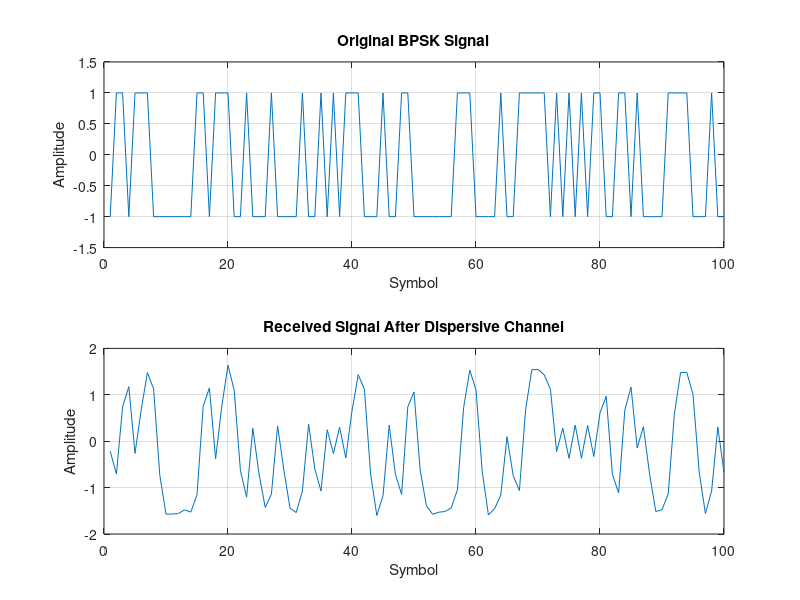
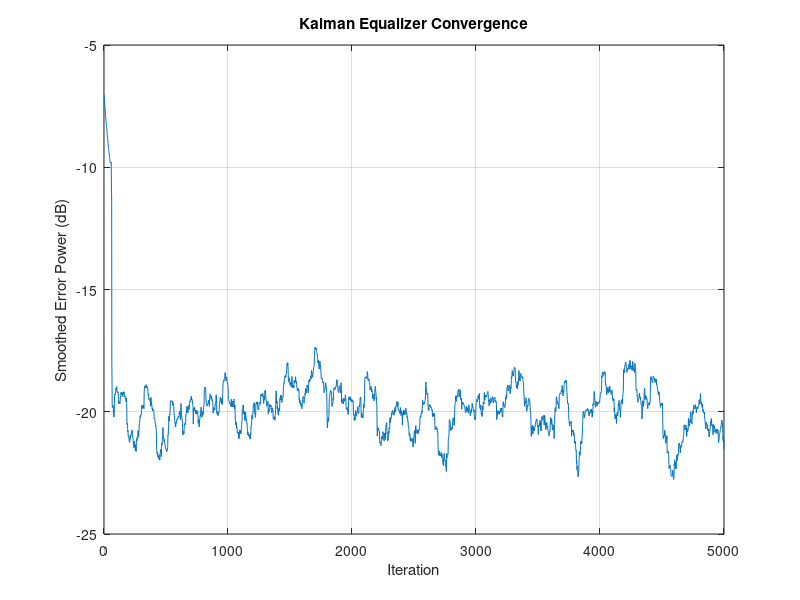
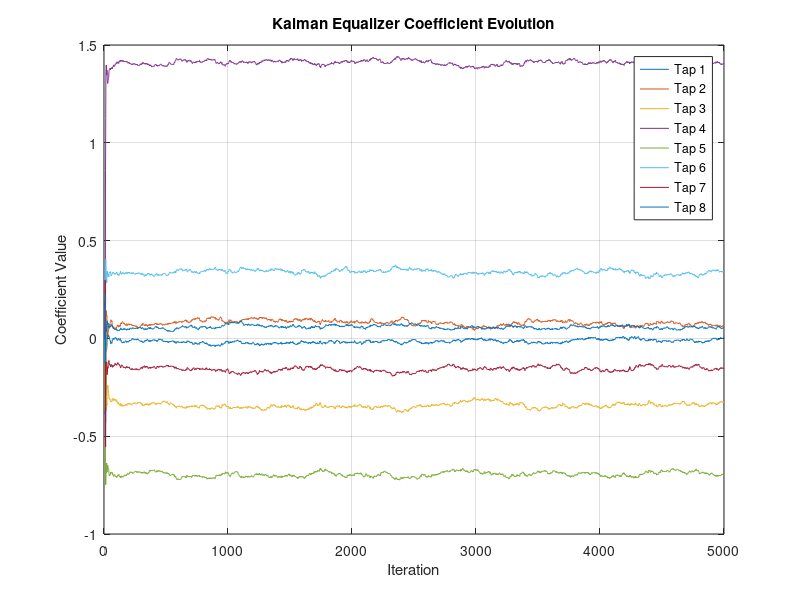
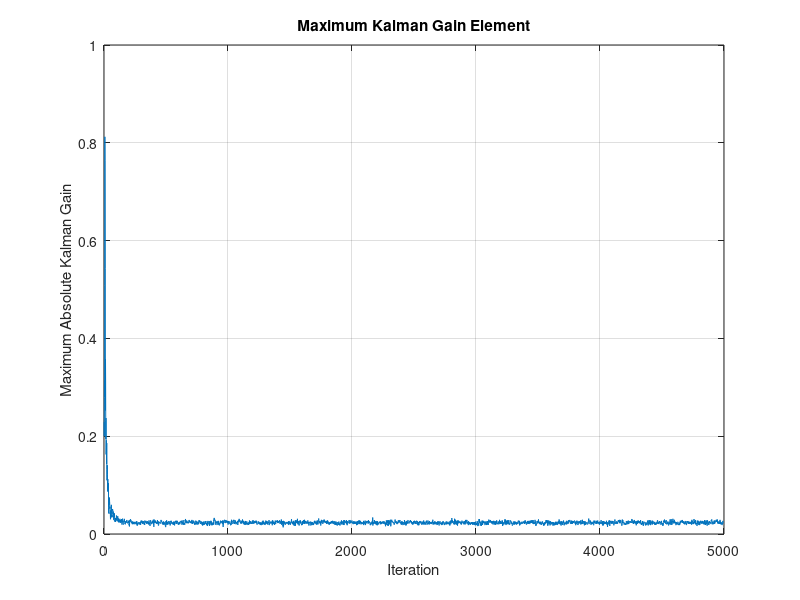

Reproduce these figures in MATLAB, in order.
% ------------------------------------------------------------------------
% Authors: Aaron L. Beverlin, James L. Breithaupt, Matthew F. Milano
% Date: 7/29/26
% Course: EE 553 - Topics in Digital Signal Processing
% Assignment: Midterm Project 2
% Topic: Kalman Filter Applications in Adaptive Equalization 
%        for High-Speed Channels
% Topic Focus: Restoring optical signals that undergo distortion effects
%              caused by fiber optics using adaptive equalization
%              and Kalman Filtering.
% ------------------------------------------------------------------------

clearvars;
clc;
close all;

%% System parameters
N = 5000;                 % Number of transmitted symbols
SNR = 25;                 % Channel SNR in dB
h = [0.2 0.9 0.4];        % Dispersive ISI channel impulse response
L = 8;                    % Number of adaptive equalizer taps
delay = 4;                % Equalizer decision delay

%% Binary Phase Shift Keying (BPSK) signal generation
% bit 0 -> -1
% bit 1 -> +1
bits = randi([0 1], N, 1);
x = 2*bits - 1;

% Channel model (Fiber channel with inter-symbol interference (ISI))
channel_output = filter(h, 1, x);

% Additive White Gaussian Noise (AWGN)
r = awgn(channel_output, SNR, 'measured');

%% Estimate channel noise variance
signalPower = mean(channel_output.^2);
noiseVariance = signalPower / (10^(SNR/10));

%% Kalman equalizer initialization

% State vector:
w = zeros(L, 1);

% State transition matrix
% The equalizer coefficients are assumed to change slowly.
F = eye(L);

% Initial state-estimation covariance
P = 10 * eye(L);

% Process-noise covariance
% Increasing this allows the equalizer to track faster channel changes.
% Q = 1e-4 * eye(L);
% Q = 1e-5 * eye(L);
Q = 1e-6 * eye(L);

% Measurement-noise covariance
R = max(noiseVariance, 1e-8);

% Identity matrix used in covariance update
I_L = eye(L);

%% Storage variables
y = zeros(N, 1);          % Equalizer output
e = zeros(N, 1);          % Kalman innovation/error
w_values = zeros(L, N);   % Equalizer coefficient history
P_trace = zeros(N, 1);    % Total coefficient uncertainty
gainMax = zeros(N, 1);    % Kalman gain maximum

%% Kalman adaptive equalization
for n = max(L, delay + 1):N

    % Most recent received samples
    u = r(n:-1:n-L+1);

    % Measurement matrix
    %
    % d(n) = H*w(n) + measurement noise
    H = u.';

    %% Prediction step

    % Predict equalizer coefficients
    w_predicted = F * w;

    % Predict coefficient covariance
    P_predicted = F * P * F.' + Q;

    %% Equalizer output

    % Output using predicted equalizer coefficients
    y(n) = H * w_predicted;

    % Known desired BPSK symbol
    d = x(n-delay);

    % Innovation or prediction error
    e(n) = d - y(n);

    %% Measurement update

    % Innovation covariance
    innovationVariance = H * P_predicted * H.' + R;

    % Kalman gain
    K = (P_predicted * H.') / innovationVariance;

    % Store Kalman gain magnitude
    gainMax(n) = max(abs(K));

    % Update equalizer tap coefficients
    w = w_predicted + K * e(n);

    % Covariance update
    covarianceUpdate = I_L - K * H;

    P = covarianceUpdate * P_predicted * covarianceUpdate.' ...
        + K * R * K.';

    % Remove small numerical asymmetry
    P = (P + P.') / 2;

    % Store results
    w_values(:, n) = w;
    P_trace(n) = trace(P);

end

%% Symbol detection and analysis

% Decisions before equalization
received = ones(size(r));
received(r < 0) = -1;

% Decisions after equalization
detected = ones(size(y));
detected(y < 0) = -1;


% BER calculation
start_idx = 1000;      % Ignore adaptation period

% The dominant channel coefficient is h(2), which introduces a
% one-symbol channel delay.
[~, dominantTap] = max(abs(h));
channelDelay = dominantTap - 1;

% BER before equalization
receivedComparison = received(start_idx:end);
originalBefore = x(start_idx-channelDelay:end-channelDelay);

numErr_Before = sum(receivedComparison ~= originalBefore);
BER_Before = numErr_Before / length(receivedComparison);

% BER after equalization
detectedComparison = detected(start_idx:end);
originalAfter = x(start_idx-delay:end-delay);

numErr_After = sum(detectedComparison ~= originalAfter);
BER_After = numErr_After / length(detectedComparison);

fprintf('Bit Errors Before = %d\n', numErr_Before);
fprintf('BER Before Equalization = %.6f\n', BER_Before);

fprintf('Bit Errors After = %d\n', numErr_After);
fprintf('BER After Equalization = %.6f\n', BER_After);

fprintf('\nFinal equalizer coefficients:\n');
disp(w.');

%% Plotting
% Plot 1: Original and received signals
figure(1);

subplot(2,1,1);
plot(x(1:100));
title('Original BPSK Signal');
xlabel('Symbol');
ylabel('Amplitude');
ylim([-1.5 1.5]);
grid on;

subplot(2,1,2);
plot(r(1:100));
title('Received Signal After Dispersive Channel');
xlabel('Symbol');
ylabel('Amplitude');
grid on;

% Plot 2: Kalman convergence
figure(2);

mse_smooth = movmean(e.^2, 100);
plot(10*log10(mse_smooth + eps));
title('Kalman Equalizer Convergence');
xlabel('Iteration');
ylabel('Smoothed Error Power (dB)');
grid on;

% Plot 3: Equalizer coefficients over time
figure(3);

plot(w_values.');
title('Kalman Equalizer Coefficient Evolution');
xlabel('Iteration');
ylabel('Coefficient Value');
grid on;

legend('Tap 1', 'Tap 2', 'Tap 3', 'Tap 4', ...
       'Tap 5', 'Tap 6', 'Tap 7', 'Tap 8', ...
       'Location', 'best');

% Plot 4: Maximum absolute Kalman gain vs. iteration
figure(4);

plot(gainMax(max(L, delay+1):end));
title('Maximum Kalman Gain Element');
xlabel('Iteration');
ylabel('Maximum Absolute Kalman Gain');
grid on;

% Plot 5: Received and equalized signals
figure(5);

subplot(2,1,1);
plot(r(1:200));
title('Received Signal');
xlabel('Symbol');
ylabel('Amplitude');
grid on;

subplot(2,1,2);
plot(y(1:200));
title('Kalman Equalized Signal');
xlabel('Symbol');
ylabel('Amplitude');
grid on;

% Plot 6: Received signal constellation
figure(6);

scatter(real(r(start_idx:end)), ...
        zeros(length(r(start_idx:end)),1), '.');

title('Received BPSK Constellation');
xlabel('In-Phase');
ylabel('Quadrature');
grid on;

% Plot 7: Equalized signal constellation
figure(7);

scatter(real(y(start_idx:end)), ...
        zeros(length(y(start_idx:end)),1), '.');

title('Kalman Equalized BPSK Constellation');
xlabel('In-Phase');
ylabel('Quadrature');
grid on;

% Plot 8: Eye diagram before equalization
eyediagram(r(start_idx:end), 2);
title('Eye Diagram Before Equalization');

% Plot 9: Eye diagram after equalization
eyediagram(y(start_idx:end), 2);
title('Eye Diagram After Kalman Equalization');

% Plot 10: Coefficient uncertainty
figure(10);

semilogy(P_trace(max(L, delay+1):end) + eps);
title('Kalman Coefficient Uncertainty');
xlabel('Iteration');
ylabel('Trace of P');
grid on;

% Plot 11: Combined channel-equalizer response
figure(11);

combinedResponse = conv(h, w);
ideal = zeros(size(combinedResponse));
ideal(delay+1) = 1;

stem(combinedResponse,'filled');
hold on;
stem(ideal,'r--');
title('Combined Channel and Equalizer Response');
xlabel('Sample');
ylabel('Amplitude');
grid on;
legend('Combined Response','Ideal Delayed Impulse');
